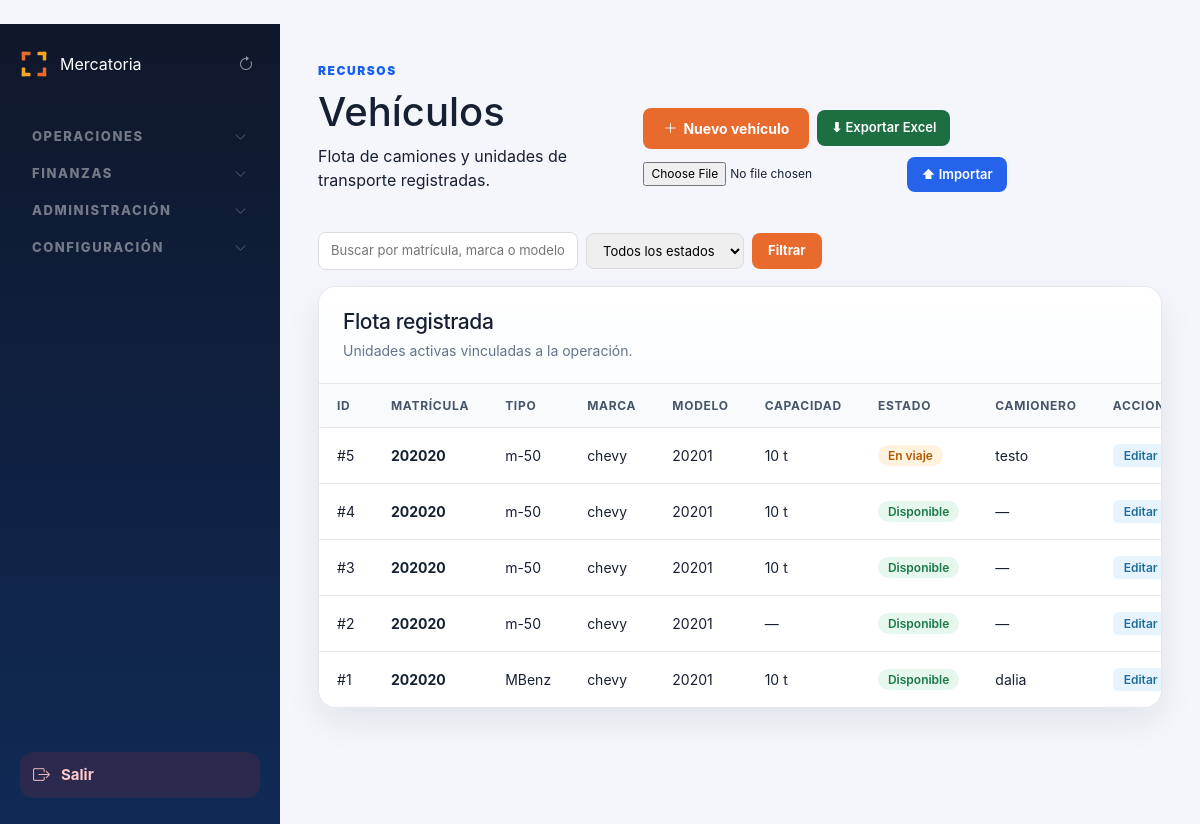
Before: /admin/vehiculos (signed in) with the older database file.
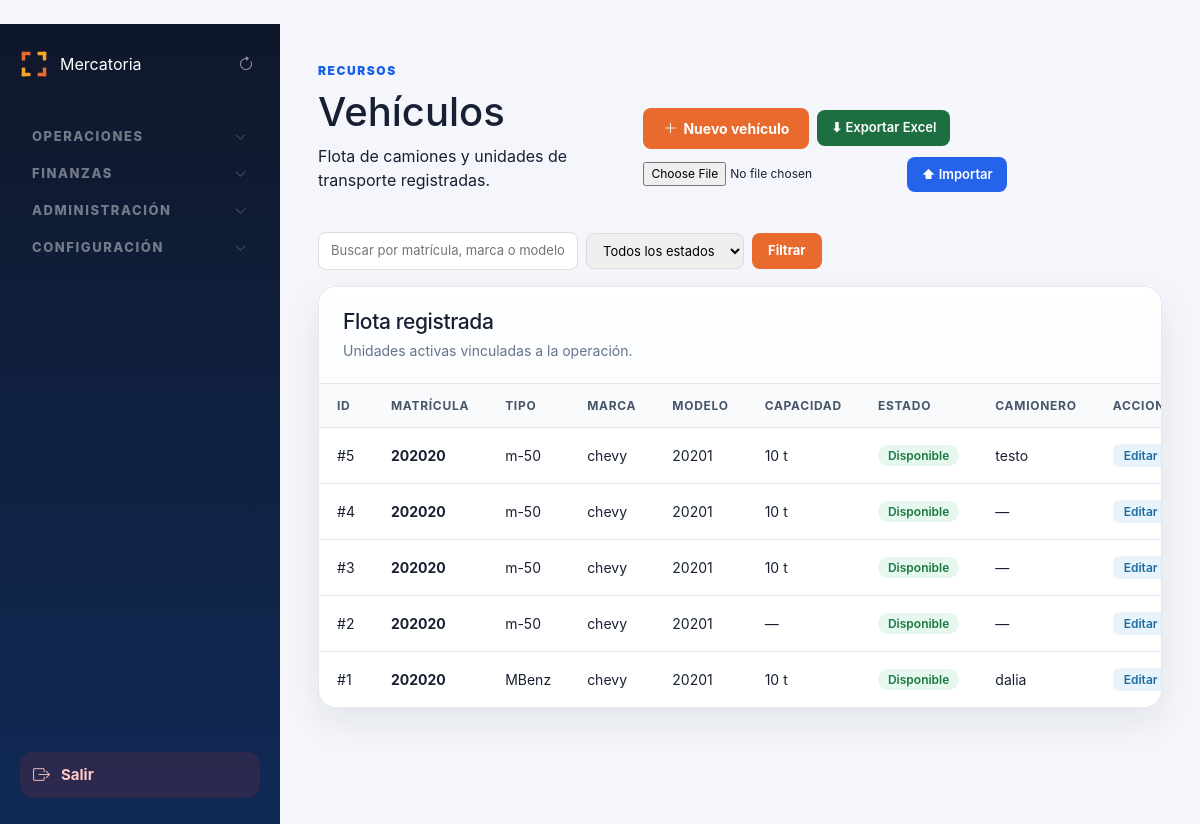
After: the same page with the newer database file.
### tables this page shows
CREATE TABLE vehiculos (
        id INTEGER PRIMARY KEY AUTOINCREMENT,
        camionero_id INTEGER,
        matricula TEXT,
        marca TEXT,
        modelo TEXT,
        tipo TEXT,
        capacidad TEXT,
        combustible TEXT,
        estado TEXT DEFAULT 'Disponible',
        activo INTEGER DEFAULT 1,
        fecha_creacion TEXT DEFAULT CURRENT_TIMESTAMP
    , tipo_vehiculo_id INTEGER, placa TEXT, chapa_remolque TEXT);

CREATE TABLE camioneros (
        id INTEGER PRIMARY KEY AUTOINCREMENT,
        nombre TEXT,
        telefono TEXT,
        licencia TEXT,
        matricula TEXT,
        tipo TEXT,
        capacidad TEXT,
        estado TEXT DEFAULT 'Disponible',
        activo INTEGER DEFAULT 1,
        fecha_creacion TEXT DEFAULT CURRENT_TIMESTAMP
    , deleted_at TEXT, deleted_by TEXT, carnet_identidad TEXT, licencia_operativa TEXT, empresa TEXT);

### routes/admin.py (the view, shortened to what this page needs)
@admin_bp.route("/vehiculos", methods=["GET", "POST"])
def admin_vehiculos():
    if not requiere_admin():
        return redirect("/login")
    conexion = conectar()
    cursor = conexion.cursor()
    buscar_v = request.args.get("buscar", "").strip()
    filtro_estado_v = request.args.get("estado", "").strip()
    cond_v = []
    params_v = []
    if buscar_v:
        cond_v.append(f"(v.matricula LIKE {ph()} OR v.marca LIKE {ph()} OR v.modelo LIKE {ph()})")
        like_v = f"%{buscar_v}%"
        params_v.extend([like_v, like_v, like_v])
    if filtro_estado_v:
        cond_v.append(f"LOWER(v.estado) = {ph()}")
        params_v.append(filtro_estado_v.lower())
    where_v = "WHERE v.activo = 1" + (" AND " + " AND ".join(cond_v) if cond_v else "")
    cursor.execute(f"""
        SELECT v.id, v.matricula, v.tipo, v.marca, v.modelo, v.capacidad, v.estado,
               c.nombre AS camionero_nombre
        FROM vehiculos v
        LEFT JOIN camioneros c ON v.camionero_id = c.id
        {where_v}
        ORDER BY v.id DESC
    """, params_v)
    lista = cursor.fetchall()
    cursor.execute("SELECT id, nombre FROM camioneros WHERE activo = 1 ORDER BY nombre")
    camioneros = cursor.fetchall()
    conexion.close()
    return render_template(
        "admin/vehiculos.html",
        lista=lista,
        camioneros=camioneros,
        estados=VEHICULO_ESTADOS,
        buscar_v=buscar_v,
        filtro_estado_v=filtro_estado_v,
        estados_vehiculo=["Disponible", "En ruta", "En mantenimiento"],
    )

### app.py (called while the page is built)
@app.before_request
def _record_start_time():
    g.start_time = time.monotonic()

@app.before_request
def _validate_session_role():
    if "user_id" not in session or "rol" not in session:
        return
    try:
        con = conectar()
        cur = con.cursor()
        cur.execute("SELECT rol, activo FROM usuarios WHERE id = ?", (session["user_id"],))
        row = cur.fetchone()
        con.close()
        if not row or not row["activo"]:
            session.clear()
            return
        if row["rol"] != session["rol"]:
            session["rol"] = row["rol"]
    except Exception:
        pass

@app.after_request
def set_security_headers(response):
    response.headers["X-Frame-Options"] = "SAMEORIGIN"
    response.headers["X-Content-Type-Options"] = "nosniff"
    response.headers["X-XSS-Protection"] = "1; mode=block"
    if app.debug:
        ms = (time.monotonic() - getattr(g, "start_time", time.monotonic())) * 1000
        app.logger.debug("[%s] %s %.1fms", request.method, request.path, ms)
    return response

@app.context_processor
def sidebar_badges():
    try:
        conexion = conectar()
        cursor = conexion.cursor()
        cursor.execute("""
            SELECT
                COUNT(*) AS urgentes,
                COUNT(CASE WHEN estado = 'Solicitado' THEN 1 END) AS solicitados
            FROM viajes
            WHERE estado IN ('Pendiente', 'Solicitado')
        """)
        row = cursor.fetchone()
        viajes_urgentes    = row["urgentes"]    if row else 0
        dashboard_urgentes = row["solicitados"] if row else 0
        conexion.close()
    except Exception:
        viajes_urgentes = 0
        dashboard_urgentes = 0
    return dict(
        sidebar_viajes_urgentes=viajes_urgentes,
        sidebar_dashboard_urgentes=dashboard_urgentes,
    )

### database.py (called while the page is built)
def conectar():
    if USE_POSTGRES:
        from database_pg import conectar_pg
        conn = conectar_pg()
        return ConexionWrapper(conn, use_postgres=True)
    else:
        conexion = sqlite3.connect(DATABASE_NAME)
        conexion.row_factory = sqlite3.Row
        return ConexionWrapper(conexion, use_postgres=False)

    def execute(self, sql, params=None):
        if self._use_postgres:
            sql = sql.replace("?", "%s")
        if params is not None:
            return self._cursor.execute(sql, params)
        return self._cursor.execute(sql)

    def fetchone(self):
        return self._cursor.fetchone()

    def fetchall(self):
        return self._cursor.fetchall()

### templates/admin/vehiculos.html (shortened to what this page needs)
﻿{% extends "admin/base_admin.html" %}
{% block contenido %}
<div class="page-header-vehiculos">
    <div>
        <span class="eyebrow">Recursos</span>
        <h1>Vehículos</h1>
        <p>Flota de camiones y unidades de transporte registradas.</p>
    </div>
    <div style="display:flex;gap:8px;align-items:center;flex-wrap:wrap;">
        <button class="btn-nuevo-vehiculo" data-bs-toggle="modal" data-bs-target="#modalNuevoVehiculo">
            <i class="bi bi-plus-lg"></i> Nuevo vehículo
        </button>
        <a href="/admin/exportar/vehiculos" class="btn-excel-export">⬇ Exportar Excel</a>
        <form method="POST" action="/admin/importar/vehiculos" enctype="multipart/form-data" style="display:flex;gap:6px;align-items:center;">
            <input type="file" name="archivo" accept=".xlsx" required style="font-size:12px;">
            <button type="submit" class="btn-excel-import">⬆ Importar</button>
        </form>
    </div>
</div>
<form method="GET" action="/admin/vehiculos" style="display:flex;gap:8px;align-items:center;margin-bottom:16px;flex-wrap:wrap;">
    <input type="text" name="buscar" value="{{ buscar_v or '' }}"
           placeholder="Buscar por matrícula, marca o modelo..."
           style="padding:8px 12px;border:1px solid #ddd;border-radius:8px;font-size:13px;min-width:260px;">
    <select name="estado" style="padding:8px 12px;border:1px solid #ddd;border-radius:8px;font-size:13px;">
        <option value="">Todos los estados</option>
    </select>
    <button type="submit" style="padding:8px 16px;background:#E86A2C;color:white;border:none;border-radius:8px;font-size:13px;font-weight:700;cursor:pointer;">Filtrar</button>
</form>
<section class="panel">
    <div class="panel-header">
        <div>
            <h2>Flota registrada</h2>
            <p>Unidades activas vinculadas a la operación.</p>
        </div>
    </div>
    <div class="table-wrapper">
        <table class="data-table">
            <thead>
                <tr>
                    <th>ID</th>
                    <th>Matrícula</th>
                    <th>Tipo</th>
                    <th>Marca</th>
                    <th>Modelo</th>
                    <th>Capacidad</th>
                    <th>Estado</th>
                    <th>Camionero</th>
                    <th>Acciones</th>
                </tr>
            </thead>
            <tbody>
                {% for v in lista %}
                <tr>
                    <td>#{{ v.id }}</td>
                    <td><strong>{{ v.matricula }}</strong></td>
                    <td>{{ v.tipo or "—" }}</td>
                    <td>{{ v.marca or "—" }}</td>
                    <td>{{ v.modelo or "—" }}</td>
                    <td>{{ v.capacidad or "—" }}</td>
                    <td>
                        <span class="estado-pill estado-{{ v.estado|lower|replace(' ', '-') }}">
                            {{ v.estado or "—" }}
                        </span>
                    </td>
                    <td>{{ v.camionero_nombre or "—" }}</td>
                    <td class="td-acciones">
                        <a href="/admin/vehiculos/{{ v.id }}/editar" class="btn-accion-edit">Editar</a>
                    </td>
                </tr>
                {% else %}
                <tr>
                    <td colspan="9" class="empty-state">No hay vehículos registrados.</td>
                </tr>
                {% endfor %}
            </tbody>
        </table>
    </div>
</section>
{% endblock %}

### templates/admin/base_admin.html (shortened to what this page needs)
﻿<!DOCTYPE html>
<html lang="es">
<head>
    <link rel="stylesheet" href="https://cdn.jsdelivr.net/npm/bootstrap-icons@1.11.3/font/bootstrap-icons.min.css">
    <link rel="stylesheet" href="https://cdn.jsdelivr.net/npm/bootstrap@5.3.0/dist/css/bootstrap.min.css">
    <link rel="stylesheet" href="/static/css/admin.css?v=5">
</head>
<body>
<div class="app-shell">
    <aside class="sidebar">
        <div class="brand">
            <span class="brand-name">Mercatoria</span>
            <button type="button" onclick="window.location.reload()" aria-label="Refrescar"
                    title="Refrescar página"
                    style="background:none;border:none;color:rgba(255,255,255,0.55);font-size:16px;cursor:pointer;padding:4px 6px;line-height:1;margin-left:auto;flex-shrink:0;">
                <i class="bi bi-arrow-clockwise"></i>
            </button>
        </div>
        <nav class="sidebar-nav">
            <div class="nav-group" id="ng-operaciones">
                <button class="nav-group-header">
                    <span>Operaciones</span>
                    <i class="bi bi-chevron-down nav-group-arrow"></i>
                </button>
            </div>
            {% if session.get('rol') == 'admin' %}
            <div class="nav-group" id="ng-finanzas">
                <button class="nav-group-header">
                    <span>Finanzas</span>
                    <i class="bi bi-chevron-down nav-group-arrow"></i>
                </button>
            </div>
            <div class="nav-group" id="ng-administracion">
                <button class="nav-group-header">
                    <span>Administración</span>
                    <i class="bi bi-chevron-down nav-group-arrow"></i>
                </button>
            </div>
            <div class="nav-group" id="ng-configuracion">
                <button class="nav-group-header">
                    <span>Configuración</span>
                    <i class="bi bi-chevron-down nav-group-arrow"></i>
                </button>
            </div>
            {% endif %}
            <a href="/logout" class="nav-item logout">
                <i class="bi bi-box-arrow-right"></i>
                <span>Salir</span>
            </a>
        </nav>
    </aside>
    <main class="main-content">
        {% block contenido %}{% endblock %}
    </main>
</div>
</body>
</html>

### static/css/admin.css (style rules this page uses)
:root { --bg: #f4f6fb; --panel: #ffffff; --panel-soft: #f8fafc; --text: #172033; --muted: #64748b; --primary: #155eef; --primary-dark: #0f3ea8; --border: #e5e7eb; --danger: #dc2626; --success: #16a34a; --warning: #f59e0b; --info: #0891b2; --sidebar: #0f172a; --sidebar-soft: #102a56; --shadow: 0 14px 35px rgba(15, 23, 42, 0.08); --radius: 18px; }
* { box-sizing: border-box; }
body { margin: 0; font-family: Inter, "Segoe UI", Arial, sans-serif; background: var(--bg); color: var(--text); }
.app-shell { display: flex; min-height: 100vh; }
.sidebar { width: 280px; min-height: 100vh; background: linear-gradient(180deg, var(--sidebar) 0%, var(--sidebar-soft) 100%); color: white; padding: 26px 20px; display: flex; flex-direction: column; }
.brand { display: flex; align-items: center; gap: 12px; margin-bottom: 34px; }
.sidebar-nav { display: flex; flex-direction: column; height: 100%; }
.nav-item { display: flex; align-items: center; gap: 11px; padding: 12px 13px; border-radius: 13px; color: rgba(255,255,255,0.82); text-decoration: none; font-size: 15px; font-weight: 650; transition: all 0.18s ease; }
.nav-item i { font-size: 17px; opacity: 0.88; }
.nav-item.logout { margin-top: auto; background: rgba(220, 38, 38, 0.13); color: #fecaca; }
.main-content { flex: 1; padding: 38px; overflow-y: auto; }
.eyebrow { display: inline-flex; margin-bottom: 8px; color: var(--primary); font-size: 12px; font-weight: 900; text-transform: uppercase; letter-spacing: 0.13em; }
.panel { background: var(--panel); border: 1px solid var(--border); border-radius: var(--radius); box-shadow: var(--shadow); overflow: hidden; }
.panel-header { padding: 22px 24px; border-bottom: 1px solid var(--border); background: linear-gradient(180deg, #ffffff 0%, #fbfdff 100%); }
.panel-header h2 { margin: 0; font-size: 21px; letter-spacing: -0.4px; }
.panel-header p { margin: 6px 0 0; color: var(--muted); font-size: 14px; }
.table-wrapper { width: 100%; overflow-x: auto; }
.data-table { width: 100%; border-collapse: collapse; background: var(--panel); }
.data-table th { background: var(--panel-soft); color: #475569; padding: 14px 18px; text-align: left; font-size: 12px; text-transform: uppercase; letter-spacing: 0.06em; border-bottom: 1px solid var(--border); white-space: nowrap; }
.data-table td { padding: 16px 18px; border-bottom: 1px solid var(--border); font-size: 14px; vertical-align: middle; }
.data-table tr:last-child td { border-bottom: none; }
.btn-excel-export { display: inline-flex; align-items: center; gap: 5px; padding: 8px 14px; background: #1D6F42; color: #fff; border-radius: 8px; font-size: 13px; font-weight: 600; text-decoration: none; white-space: nowrap; }
.btn-excel-import { padding: 8px 14px; background: #2563EB; color: #fff; border: none; border-radius: 8px; font-size: 13px; font-weight: 600; cursor: pointer; white-space: nowrap; }
.nav-group-header { display: flex; align-items: center; width: 100%; background: none; border: none; color: rgba(255,255,255,0.42); font-size: 13px; font-weight: 800; text-transform: uppercase; letter-spacing: 0.12em; padding: 18px 12px 6px; cursor: pointer; text-align: left; gap: 6px; line-height: 1; }
.nav-group-arrow { margin-left: auto; font-size: 12px; flex-shrink: 0; opacity: 0.7; transition: transform 0.22s ease; }

### templates/admin/vehiculos.html (style rules this page uses)
.page-header-vehiculos { display: flex; justify-content: space-between; align-items: flex-end; margin-bottom: 24px; }
.btn-nuevo-vehiculo { background: #E86A2C; color: white; padding: 10px 20px; border: none; border-radius: 8px; font-size: 14px; font-weight: 700; cursor: pointer; display: flex; align-items: center; gap: 6px; flex-shrink: 0; }
.td-acciones { white-space: nowrap; }
.btn-accion-edit, .btn-accion-del { display: inline-block; padding: 4px 11px; border-radius: 6px; font-size: 12px; font-weight: 600; cursor: pointer; border: none; text-decoration: none; margin-right: 4px; }
.btn-accion-edit { background: #e8f4fd; color: #1a6fa0; }
.estado-pill { display: inline-block; padding: 3px 10px; border-radius: 999px; font-size: 12px; font-weight: 600; background: #eee; color: #555; }
.estado-pill.estado-disponible { background: #e6f7ee; color: #1a7a45; }

Changed rows visible on the page:
changed vehiculos "testo": estado "En viaje" → "Disponible"
